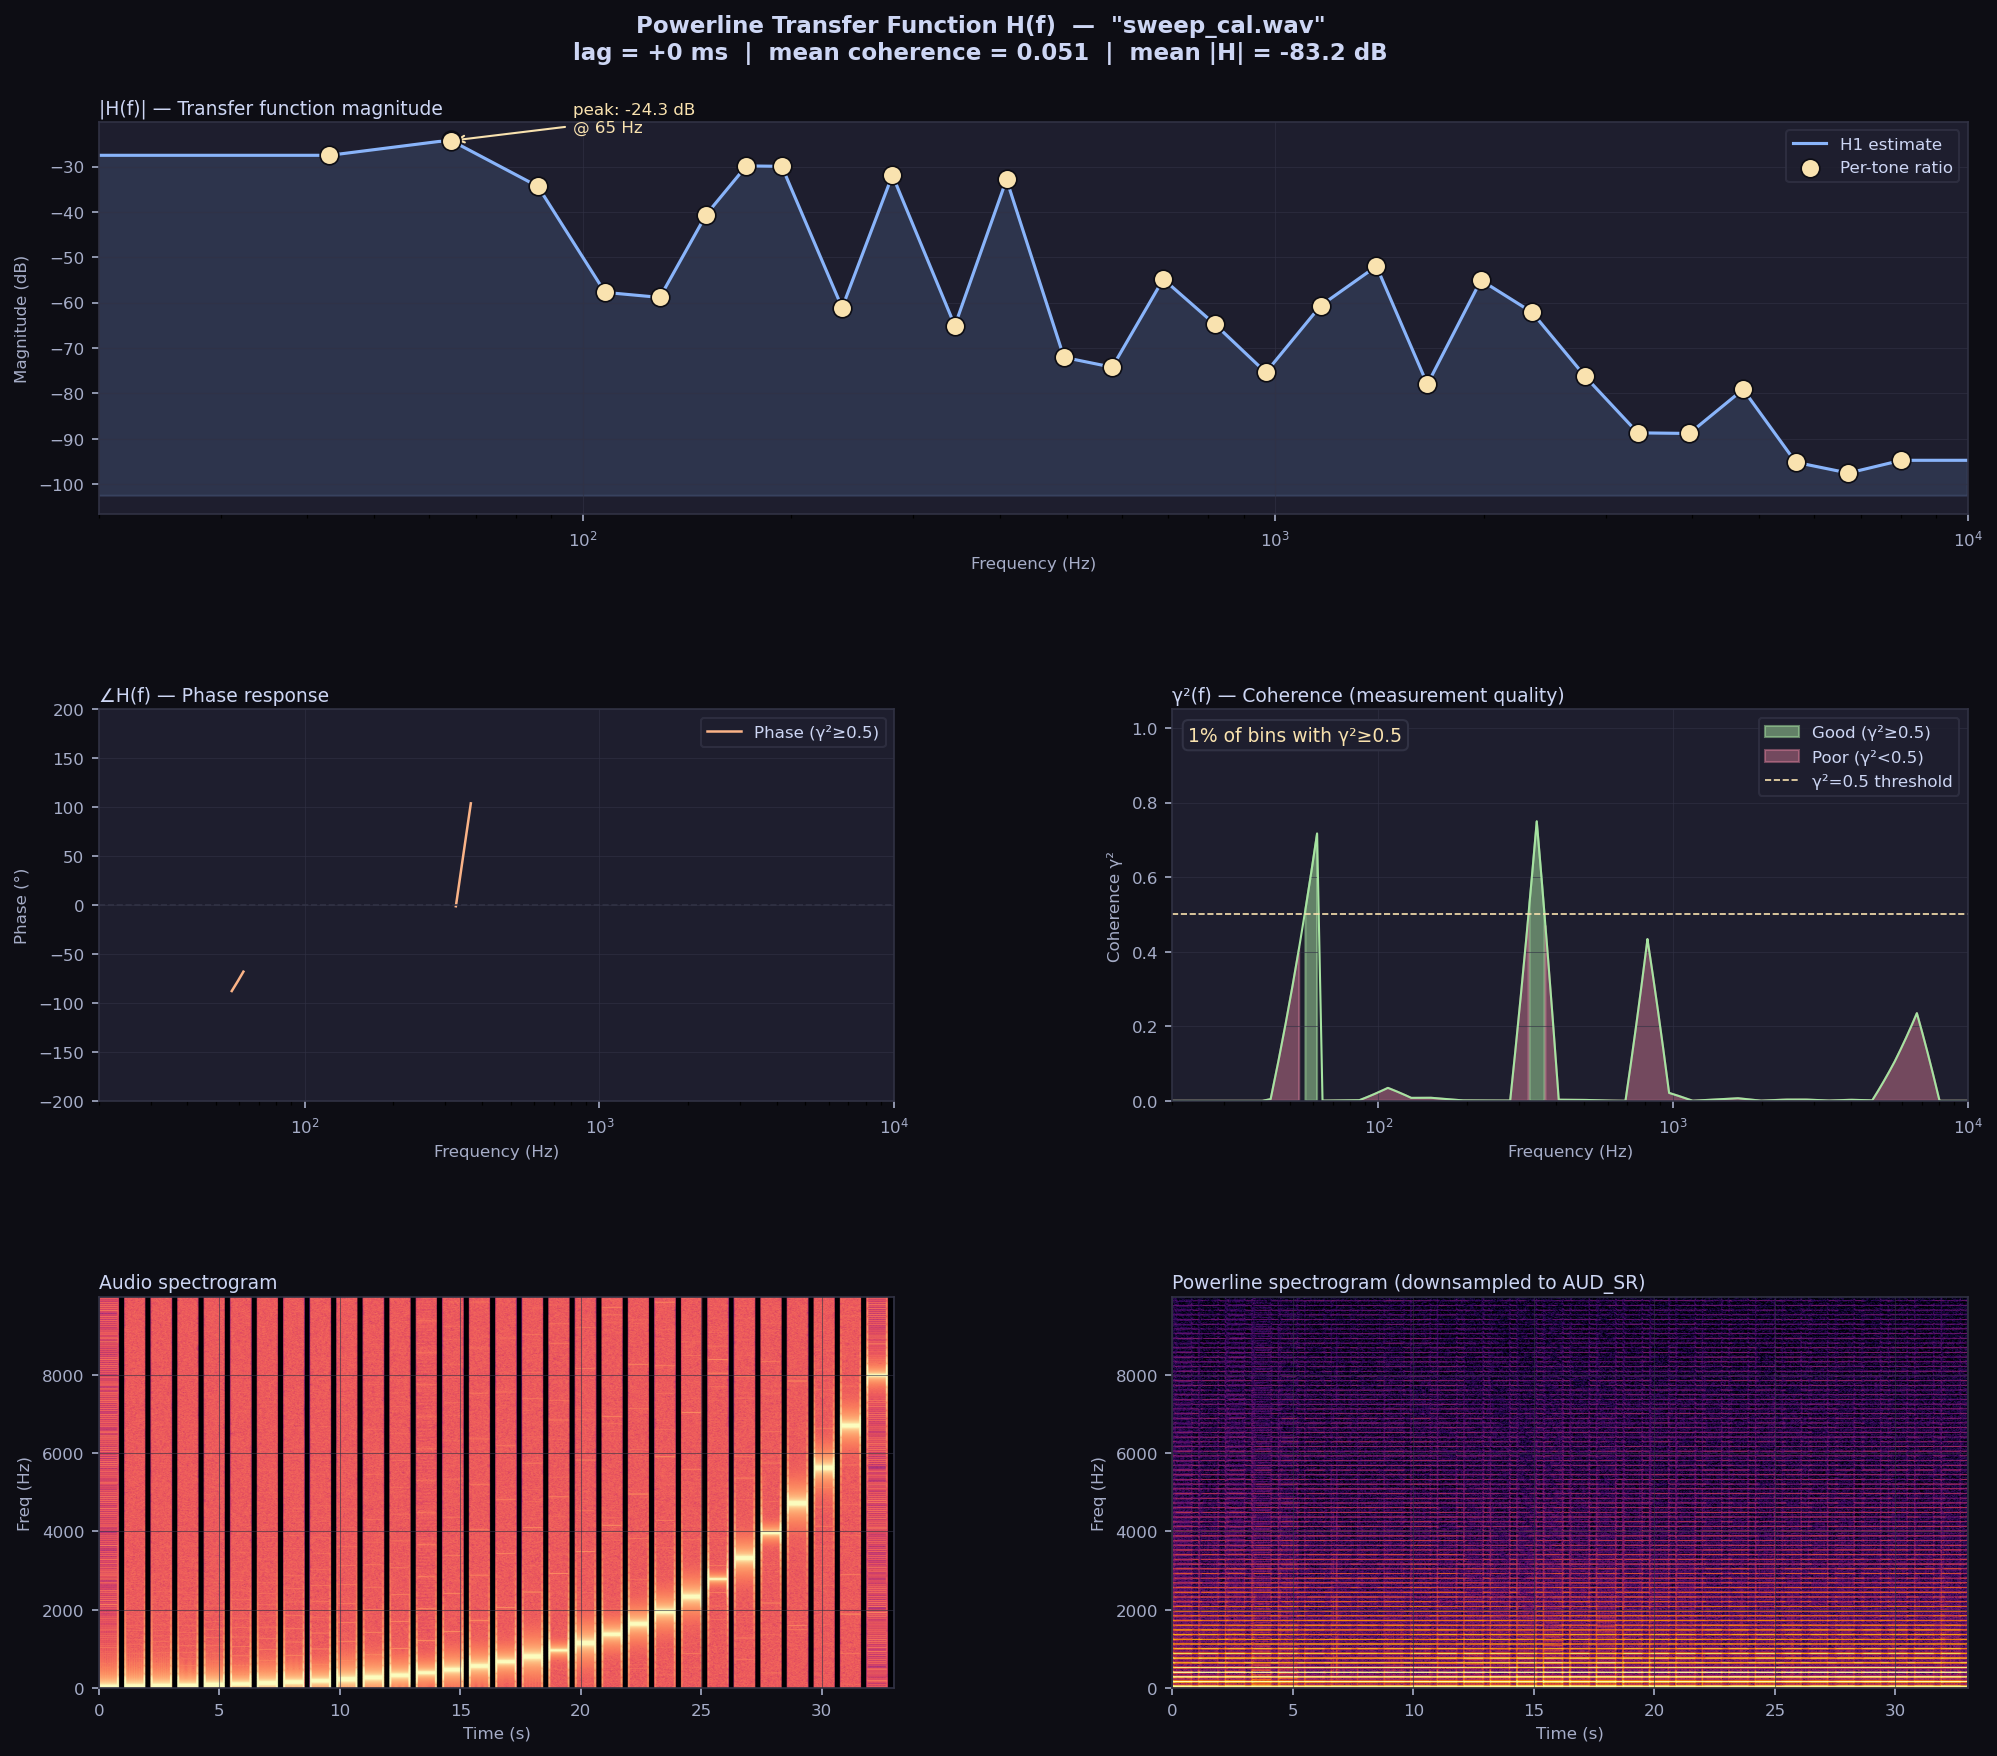

The script that saved this image:
#!/usr/bin/env python3
"""
tf_estimate.py — Estimate the powerline transfer function H(f) from a sweep capture.

Run this AFTER capturing the powerline response to a known sweep signal
(sweep_cal.wav or stepped_tones_sweep.mp3) via simple_rx.py.

Algorithm — H1 estimator (optimal for additive output noise):
    H(f) = Syx(f) / Sxx(f)
where
    x(t) = audio input (the known sweep)
    y(t) = powerline capture (resampled to AUD_SR)
    Syx  = cross-power spectral density  E[Y(f) · conj(X(f))]
    Sxx  = power spectral density of audio  E[|X(f)|²]

Quality metric — magnitude-squared coherence:
    γ²(f) = |Syx(f)|² / (Sxx(f) · Syy(f))   ∈ [0, 1]
    γ² ≈ 1 → H(f) reliable;  γ² ≈ 0 → noise floor (no useful coupling)

Outputs:
  transfer_function.npz   f, H_complex, H_mag_db, H_phase_deg, coherence
  tf_estimate.png         4-panel analysis figure

Usage:
    python3 tf_estimate.py
    python3 tf_estimate.py --audio sweep_cal.wav --capture capture.bin
    python3 tf_estimate.py --nperseg 8192 --fmax 10000 --no-show
"""

import argparse
import glob
import os
import subprocess
import sys
from math import gcd

import numpy as np
import matplotlib
import matplotlib.pyplot as plt
import matplotlib.gridspec as gridspec
from scipy import signal as dsp
from scipy.signal import csd, welch, coherence

SCRIPT_DIR   = os.path.dirname(os.path.abspath(__file__))
CAPTURE_PATH = os.path.join(SCRIPT_DIR, 'capture.bin')
AUDIO_EXTS   = ('*.wav', '*.mp3', '*.flac', '*.ogg', '*.aac', '*.m4a')
CAP_SR       = 200_000
AUD_SR       = 22_050
FRAME_S      = 0.05

DARK  = '#0d0d14'
PANEL = '#1e1e2e'
GRID  = '#313244'
TEXT  = '#cdd6f4'
MUTED = '#a6adc8'
BLUE  = '#89b4fa'
RED   = '#f38ba8'
GRN   = '#a6e3a1'
YLW   = '#f9e2af'
ORNG  = '#fab387'
PURP  = '#cba6f7'


# ── I/O ───────────────────────────────────────────────────────────────────────

def find_audio(directory):
    for pat in AUDIO_EXTS:
        hits = sorted(glob.glob(os.path.join(directory, pat)))
        if hits:
            return hits[0]
    return None


def load_capture(path):
    data = np.fromfile(path, dtype=np.float32)
    print(f'[cap]   {len(data):,} samples  ({len(data)/CAP_SR:.4f}s @ {CAP_SR} Hz)')
    return data


def decode_audio(path, rate=AUD_SR):
    cmd = ['ffmpeg', '-v', 'quiet', '-i', path,
           '-f', 'f32le', '-ac', '1', '-ar', str(rate), 'pipe:1']
    proc = subprocess.run(cmd, capture_output=True)
    if proc.returncode != 0:
        raise RuntimeError(proc.stderr.decode())
    data = np.frombuffer(proc.stdout, dtype=np.float32).copy()
    print(f'[audio] {len(data):,} samples  ({len(data)/rate:.4f}s @ {rate} Hz)')
    return data


def downsample(x, src_sr, dst_sr):
    g = gcd(int(src_sr), int(dst_sr))
    return dsp.resample_poly(x, dst_sr // g, src_sr // g).astype(np.float32)


# ── lag detection ─────────────────────────────────────────────────────────────

def detect_lag(aud, cap_ds, frame_s=FRAME_S):
    a_f = int(frame_s * AUD_SR)
    c_f = int(frame_s * AUD_SR)   # cap already resampled to AUD_SR
    n = min(len(aud) // a_f, len(cap_ds) // c_f)
    if n < 4:
        return 0.0

    a_rms = np.array([np.sqrt(np.mean(aud[i*a_f:(i+1)*a_f]**2)) for i in range(n)])
    c_rms = np.array([np.sqrt(np.mean(cap_ds[i*c_f:(i+1)*c_f]**2)) for i in range(n)])

    a = (a_rms - a_rms.mean()) / (a_rms.std() + 1e-12)
    c = (c_rms - c_rms.mean()) / (c_rms.std() + 1e-12)
    xcorr = np.correlate(a, c, mode='full') / n
    lags  = np.arange(-(n - 1), n)

    max_lag_f = int(round(0.700 / frame_s))
    valid = (-max_lag_f <= lags) & (lags <= 0)
    numpy_lag = int(lags[valid][np.argmax(xcorr[valid])])
    lag_ms = -numpy_lag * frame_s * 1000
    return lag_ms


def apply_lag(aud, cap_ds, lag_ms, frame_s=FRAME_S):
    """Trim lag_ms from front of cap_ds so it aligns with aud."""
    lag_samp = int(round(abs(lag_ms) / 1000 * AUD_SR))
    if lag_ms > 0 and lag_samp > 0:
        cap_ds = cap_ds[lag_samp:]
    elif lag_ms < 0 and lag_samp > 0:
        cap_ds = np.r_[np.zeros(lag_samp, dtype=np.float32), cap_ds]
    n = min(len(aud), len(cap_ds))
    return aud[:n], cap_ds[:n]


# ── stepped-tone analysis ─────────────────────────────────────────────────────

def analyse_stepped_tones(aud, cap_ds, sr, min_rms_frac=0.1):
    """
    Detect stepped-tone segments from the audio RMS envelope.

    For each tone segment runs a per-segment H1 estimator
    (Syx / Sxx over that segment's windows only) — this gives correct
    coherence and magnitude even for stepped-tone sweeps where the global
    H1 estimator fails (different bins excited in different windows).

    Returns (freqs, H_complex_per_tone, coherence_per_tone) each shape [n_tones],
    or (None, None, None) if signal doesn't look like stepped tones.
    """
    frame = int(0.1 * sr)   # 100 ms
    n = len(aud) // frame
    rms = np.array([np.sqrt(np.mean(aud[i*frame:(i+1)*frame]**2)) for i in range(n)])
    thr = min_rms_frac * rms.max()
    active = rms > thr

    # Find contiguous active runs
    padded = np.r_[False, active, False]
    starts = np.where(np.diff(padded.astype(int)) == 1)[0]
    ends   = np.where(np.diff(padded.astype(int)) == -1)[0]

    if len(starts) < 2:
        return None, None, None   # not stepped tones

    freqs, H_vals, coh_vals = [], [], []
    # nperseg chosen to give ≥ 8 Welch windows per tone segment so coherence
    # estimates are meaningful.  A 0.8 s tone (middle 60%) ≈ 13 000 samples;
    # nperseg=1024 → ~25 windows, freq-res=21.5 Hz (enough to resolve tone peaks).
    nperseg_tone = 1024

    for s, e in zip(starts, ends):
        dur = (e - s) * 0.1
        if dur < 0.3:
            continue
        # Middle 60% of each run to avoid click transients
        trim = int((e - s) * 0.2)
        s2, e2 = s + trim, e - trim
        if s2 >= e2:
            s2, e2 = s, e

        seg_aud = aud   [s2*frame : e2*frame]
        seg_cap = cap_ds[s2*frame : e2*frame]
        nw = min(nperseg_tone, len(seg_aud) // 4)
        if nw < 64:
            continue

        # Identify centre frequency from audio PSD peak
        f_a, P_a = welch(seg_aud, fs=sr, nperseg=nw, window='hann')
        peak_idx = int(np.argmax(P_a))
        fc = float(f_a[peak_idx])
        if fc < 10 or fc > sr / 2 - 10:
            continue

        # Amplitude-ratio |H| at the tone peak bin (robust to low per-segment SNR)
        f_c, P_c = welch(seg_cap, fs=sr, nperseg=nw, window='hann')
        H_mag = float(np.sqrt(P_c[peak_idx] / (P_a[peak_idx] + 1e-60)))

        # Phase from cross-spectrum at the tone peak bin
        kw = dict(fs=sr, nperseg=nw, noverlap=nw // 2, window='hann')
        _, Syx     = csd(seg_cap, seg_aud, **kw)
        _, coh_seg = coherence(seg_aud, seg_cap, **kw)

        H_phase = float(np.angle(Syx[peak_idx]))
        coh_fc  = float(coh_seg[peak_idx])

        H_fc = H_mag * np.exp(1j * H_phase)
        freqs.append(fc)
        H_vals.append(H_fc)
        coh_vals.append(coh_fc)

    if len(freqs) < 2:
        return None, None, None

    order = np.argsort(freqs)
    return (np.array(freqs)[order],
            np.array(H_vals,  dtype=np.complex128)[order],
            np.array(coh_vals, dtype=np.float64)[order])


# ── H1 estimator ──────────────────────────────────────────────────────────────

def h1_estimate(aud, cap_ds, sr, nperseg):
    noverlap = nperseg * 3 // 4
    kw = dict(fs=sr, nperseg=nperseg, noverlap=noverlap, window='hann')

    f, Pyx = csd(cap_ds, aud, **kw)          # E[Y · conj(X)]
    _, Pxx = welch(aud,    **kw)              # E[|X|²]
    _, coh = coherence(aud, cap_ds, **kw)    # |Pyx|² / (Pxx · Pyy)

    H = Pyx / (Pxx + 1e-30)
    return f.astype(np.float64), H, coh.astype(np.float64)


# ── plot ──────────────────────────────────────────────────────────────────────

def _ax(ax, title, xlabel, ylabel, xlim=None, ylim=None, xlog=False):
    ax.set_facecolor(PANEL)
    for sp in ax.spines.values(): sp.set_edgecolor(GRID)
    ax.tick_params(colors=MUTED, labelsize=8)
    ax.set_title(title, color=TEXT, fontsize=9, loc='left', pad=4)
    ax.set_xlabel(xlabel, color=MUTED, fontsize=8)
    ax.set_ylabel(ylabel, color=MUTED, fontsize=8)
    ax.grid(True, color=GRID, lw=0.5, alpha=0.6)
    if xlim: ax.set_xlim(*xlim)
    if ylim: ax.set_ylim(*ylim)
    if xlog: ax.set_xscale('log')


def plot_tf(f, H, coh, aud, cap_ds, sr, fmax, audio_name,
            tone_freqs, tone_mags, lag_ms, out_png):
    fmask = f <= fmax
    f_plot = f[fmask]
    H_mag  = np.abs(H[fmask])
    H_db   = 20 * np.log10(H_mag + 1e-30)
    H_ph   = np.degrees(np.angle(H[fmask]))
    coh_p  = coh[fmask]

    duration = len(aud) / sr
    xlim = (max(f_plot[1], 20), fmax)

    fig = plt.figure(figsize=(14, 12), facecolor=DARK)
    fig.suptitle(
        f'Powerline Transfer Function H(f)  —  "{audio_name}"\n'
        f'lag = {lag_ms:+.0f} ms  |  '
        f'mean coherence = {coh_p.mean():.3f}  |  '
        f'mean |H| = {H_db.mean():.1f} dB',
        color=TEXT, fontsize=11, fontweight='bold', y=0.99,
    )

    gs = gridspec.GridSpec(3, 2, figure=fig,
                           hspace=0.5, wspace=0.35,
                           left=0.08, right=0.97, top=0.93, bottom=0.06)

    # ── Panel 1: TF magnitude ─────────────────────────────────────────────────
    ax1 = fig.add_subplot(gs[0, :])
    _ax(ax1, '|H(f)| — Transfer function magnitude',
        'Frequency (Hz)', 'Magnitude (dB)', xlim=xlim, xlog=True)

    ax1.fill_between(f_plot, H_db.min() - 5, H_db, color=BLUE, alpha=0.15)
    ax1.plot(f_plot, H_db, color=BLUE, lw=1.5, label='H1 estimate')

    if tone_freqs is not None:
        tone_db = 20 * np.log10(tone_mags + 1e-30)
        ax1.scatter(tone_freqs, tone_db, color=YLW, s=80, zorder=5,
                    label='Per-tone ratio', edgecolors=DARK, lw=0.8)
        ax1.legend(fontsize=8, facecolor=PANEL, edgecolor=GRID, labelcolor=TEXT)

    # Annotate peak
    peak_idx = np.argmax(H_db)
    ax1.annotate(
        f'peak: {H_db[peak_idx]:.1f} dB\n@ {f_plot[peak_idx]:.0f} Hz',
        xy=(f_plot[peak_idx], H_db[peak_idx]),
        xytext=(f_plot[peak_idx] * 1.5, H_db[peak_idx] + 2),
        color=YLW, fontsize=8,
        arrowprops=dict(arrowstyle='->', color=YLW, lw=1.0),
    )

    # ── Panel 2: TF phase ─────────────────────────────────────────────────────
    ax2 = fig.add_subplot(gs[1, 0])
    _ax(ax2, '∠H(f) — Phase response',
        'Frequency (Hz)', 'Phase (°)', xlim=xlim, ylim=(-200, 200), xlog=True)

    # Mask low-coherence bins to avoid noisy phase
    coh_thr = 0.5
    phase_plot = H_ph.copy()
    phase_plot[coh_p < coh_thr] = np.nan
    ax2.plot(f_plot, phase_plot, color=ORNG, lw=1.2, label=f'Phase (γ²≥{coh_thr})')
    ax2.axhline(0, color=GRID, lw=0.8, ls='--')
    ax2.legend(fontsize=8, facecolor=PANEL, edgecolor=GRID, labelcolor=TEXT)

    # ── Panel 3: Coherence ────────────────────────────────────────────────────
    ax3 = fig.add_subplot(gs[1, 1])
    _ax(ax3, 'γ²(f) — Coherence (measurement quality)',
        'Frequency (Hz)', 'Coherence γ²', xlim=xlim, ylim=(0, 1.05), xlog=True)

    ax3.fill_between(f_plot, 0, coh_p,
                     where=coh_p >= 0.5, color=GRN, alpha=0.5, label='Good (γ²≥0.5)')
    ax3.fill_between(f_plot, 0, coh_p,
                     where=coh_p < 0.5, color=RED, alpha=0.4, label='Poor (γ²<0.5)')
    ax3.plot(f_plot, coh_p, color=GRN, lw=1.0)
    ax3.axhline(0.5, color=YLW, lw=0.8, ls='--', label='γ²=0.5 threshold')
    ax3.legend(fontsize=8, facecolor=PANEL, edgecolor=GRID, labelcolor=TEXT)

    good_frac = (coh_p >= 0.5).mean() * 100
    ax3.text(0.02, 0.92,
             f'{good_frac:.0f}% of bins with γ²≥0.5',
             transform=ax3.transAxes, color=YLW, fontsize=9,
             bbox=dict(boxstyle='round,pad=0.3', fc=PANEL, ec=GRID))

    # ── Panel 4: spectrogram comparison ──────────────────────────────────────
    nperseg_sp = 2048
    noverlap_sp = nperseg_sp * 3 // 4

    def spec(x, sr, fmax):
        f_s, t_s, S = dsp.spectrogram(x, fs=sr, window='hann',
                                        nperseg=min(nperseg_sp, len(x)),
                                        noverlap=noverlap_sp)
        fm = f_s <= fmax
        return t_s, f_s[fm], 10 * np.log10(S[fm] + 1e-30)

    ax4 = fig.add_subplot(gs[2, 0])
    t_s, f_s, S_aud = spec(aud, sr, fmax)
    ax4.set_facecolor(PANEL)
    ax4.grid(False)
    ax4.pcolormesh(t_s, f_s, S_aud, shading='gouraud', cmap='magma',
                   vmin=np.percentile(S_aud, 5), vmax=np.percentile(S_aud, 99),
                   rasterized=True)
    _ax(ax4, 'Audio spectrogram', 'Time (s)', 'Freq (Hz)',
        xlim=(0, duration))

    ax5 = fig.add_subplot(gs[2, 1])
    t_s, f_s, S_cap = spec(cap_ds, sr, fmax)
    ax5.set_facecolor(PANEL)
    ax5.grid(False)
    ax5.pcolormesh(t_s, f_s, S_cap, shading='gouraud', cmap='inferno',
                   vmin=np.percentile(S_cap, 5), vmax=np.percentile(S_cap, 99),
                   rasterized=True)
    _ax(ax5, 'Powerline spectrogram (downsampled to AUD_SR)',
        'Time (s)', 'Freq (Hz)', xlim=(0, duration))

    fig.patch.set_facecolor(DARK)
    fig.savefig(out_png, dpi=150, bbox_inches='tight', facecolor=DARK)
    print(f'[viz]   saved → {out_png}')


# ── main ──────────────────────────────────────────────────────────────────────

def main():
    ap = argparse.ArgumentParser(description=__doc__,
            formatter_class=argparse.RawDescriptionHelpFormatter)
    ap.add_argument('--capture',  default=CAPTURE_PATH)
    ap.add_argument('--audio',    default=None)
    ap.add_argument('--fmax',     type=float, default=10000,
                    help='Upper frequency for analysis (Hz, default 10000)')
    ap.add_argument('--nperseg',  type=int,   default=8192,
                    help='FFT window length (default 8192; must be ≤ signal length)')
    ap.add_argument('--no-show',  action='store_true')
    args = ap.parse_args()

    if args.no_show:
        matplotlib.use('Agg')

    # ── load ─────────────────────────────────────────────────────────────────
    if not os.path.exists(args.capture):
        sys.exit(f'[error] capture file not found: {args.capture}')
    cap = load_capture(args.capture)

    audio_path = args.audio or find_audio(SCRIPT_DIR)
    if not audio_path:
        sys.exit('[error] no audio file found; specify with --audio')
    print(f'[audio] {os.path.basename(audio_path)}')
    aud = decode_audio(audio_path)

    # ── downsample capture ────────────────────────────────────────────────────
    print('[ds]    downsampling capture 200 kHz → 22050 Hz …')
    cap_ds = downsample(cap, CAP_SR, AUD_SR)

    # ── lag ───────────────────────────────────────────────────────────────────
    lag_path = os.path.splitext(args.capture)[0] + '.lag'
    if os.path.exists(lag_path):
        lag_ms = float(open(lag_path).read().strip())
        print(f'[lag]   read from sidecar: {lag_ms:+.0f} ms')
    else:
        lag_ms = detect_lag(aud, cap_ds)
        print(f'[lag]   auto-detected: {lag_ms:+.0f} ms')

    aud, cap_ds = apply_lag(aud, cap_ds, lag_ms)
    print(f'[align] {len(aud):,} samples aligned  ({len(aud)/AUD_SR:.4f}s)')

    # ── H1 estimator ──────────────────────────────────────────────────────────
    nperseg = min(args.nperseg, len(aud) // 4)
    if nperseg < 64:
        sys.exit(f'[error] signal too short for nperseg={args.nperseg}; '
                 f'need at least {args.nperseg * 4} samples ({args.nperseg * 4 / AUD_SR:.1f}s)')
    print(f'[H1]    nperseg={nperseg}  '
          f'(freq resolution={AUD_SR/nperseg:.2f} Hz  '
          f'n_windows≈{len(aud)//nperseg * 2 - 1})')

    f, H, coh = h1_estimate(aud, cap_ds, AUD_SR, nperseg)
    fmask = f <= args.fmax
    print(f'[H1]    H(f) computed  {fmask.sum()} bins up to {args.fmax:.0f} Hz')

    H_db_mean  = 20 * np.log10(np.abs(H[fmask]).mean() + 1e-30)
    coh_mean   = float(coh[fmask].mean())
    good_frac  = float((coh[fmask] >= 0.5).mean()) * 100
    print(f'[stat]  mean |H| = {H_db_mean:.1f} dB  '
          f'mean coherence = {coh_mean:.3f}  '
          f'good bins (γ²≥0.5) = {good_frac:.0f}%')

    # ── per-tone analysis + choose best H(f) ─────────────────────────────────
    tone_freqs, tone_H, tone_coh = analyse_stepped_tones(aud, cap_ds, AUD_SR)
    tone_mags = np.abs(tone_H) if tone_H is not None else None

    if tone_freqs is not None and len(tone_freqs) >= 4:
        print(f'[tones] Detected {len(tone_freqs)} tones → rebuilding H(f) '
              f'from per-segment H1 measurements')
        for fc, hm, hc in zip(tone_freqs, tone_mags, tone_coh):
            print(f'        {fc:7.1f} Hz  |H|={20*np.log10(hm+1e-30):+6.1f} dB  '
                  f'γ²={hc:.3f}')

        # Interpolate onto the full frequency grid (log-log for magnitude)
        log_f_tone = np.log(tone_freqs)
        log_H_mag  = np.log(tone_mags + 1e-30)
        H_ph       = np.unwrap(np.angle(tone_H))
        safe_f     = np.maximum(f, tone_freqs[0] * 0.5)

        H_mag_interp = np.exp(np.interp(np.log(safe_f), log_f_tone, log_H_mag,
                                         left=log_H_mag[0], right=log_H_mag[-1]))
        H_ph_interp  = np.interp(f, tone_freqs, H_ph,
                                  left=H_ph[0], right=H_ph[-1])
        H   = (H_mag_interp * np.exp(1j * H_ph_interp)).astype(np.complex128)
        coh = np.clip(np.interp(f, tone_freqs, tone_coh, left=0.0, right=0.0),
                      0.0, 1.0)
        coh[f < tone_freqs[0]] = 0.0
        coh[f > tone_freqs[-1]] = 0.0

        H_db_mean = 20 * np.log10(np.abs(H[fmask]).mean() + 1e-30)
        coh_mean  = float(coh[fmask].mean())
        good_frac = float((coh[fmask] >= 0.5).mean()) * 100
        print(f'[tones] rebuilt  mean |H|={H_db_mean:.1f} dB  '
              f'mean γ²={coh_mean:.3f}  good={good_frac:.0f}%')
    else:
        print('[tones] No stepped tones detected — using global H1 estimate')
        tone_freqs = tone_mags = None

    # ── save TF ───────────────────────────────────────────────────────────────
    out_npz = os.path.join(SCRIPT_DIR, 'transfer_function.npz')
    np.savez(out_npz,
             f          = f,
             H_complex  = H,
             H_mag_db   = 20 * np.log10(np.abs(H) + 1e-30),
             H_phase_deg= np.degrees(np.angle(H)),
             coherence  = coh,
             samp_rate  = AUD_SR,
             fmax       = args.fmax,
             audio_file = os.path.basename(audio_path),
             tone_freqs = tone_freqs if tone_freqs is not None else np.array([]),
             tone_mags  = tone_mags  if tone_mags  is not None else np.array([]),
    )
    print(f'[save]  transfer_function.npz  ({os.path.getsize(out_npz)//1024} KB)')

    # ── plot ──────────────────────────────────────────────────────────────────
    out_png = os.path.join(SCRIPT_DIR, 'tf_estimate.png')
    plot_tf(f, H, coh, aud, cap_ds, AUD_SR, args.fmax,
            os.path.basename(audio_path),
            tone_freqs, tone_mags, lag_ms, out_png)

    print()
    print('══ Summary ════════════════════════════════════════')
    print(f'  Audio file     : {os.path.basename(audio_path)}')
    print(f'  Lag detected   : {lag_ms:+.0f} ms')
    print(f'  Mean |H(f)|    : {H_db_mean:.1f} dB')
    print(f'  Mean coherence : {coh_mean:.3f}')
    print(f'  Good bins      : {good_frac:.0f}%  (γ²≥0.5)')
    print(f'  Saved          : transfer_function.npz')
    print()
    print('  Next: run tf_reconstruct.py to apply H(f)⁻¹ to a new capture.')
    print('═══════════════════════════════════════════════════')

    if not args.no_show:
        plt.show()


if __name__ == '__main__':
    main()
